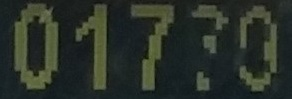
#> input picture machine_a/output/run_new50_20260407_rerun/roi_crops/meter1201_roi.jpg, 292 x 99 px
$ python -i detect_and_send.py   (imports and definitions only)
#> lines starting #> are read from the running program, lines starting #| are printed output that depends on the picture; after the words box and inside, x2 and y2 are one past the last pixel; in counts of white or black regions, pixels touching at a corner belong together
#> further down, picture is the input picture: shape (99, 292, 3); mean B, G, R 40.4, 48.9, 41.5
from __future__ import annotations

import argparse
import socket
import struct
from dataclasses import dataclass
from pathlib import Path
from typing import Optional

import cv2
import numpy as np
from ultralytics import YOLO


SUPPORTED_EXTENSIONS = {".jpg", ".jpeg", ".png", ".bmp", ".tif", ".tiff", ".webp"}
YOLO_ROTATION_RETRY_ANGLES = [10, -10, 20, -20, 30, -30, 45, -45]


@dataclass
class DetectionResult:
    x1: int
    y1: int
    x2: int
    y2: int
    confidence: float
    method: str
    rotation_angle: float = 0.0
    rotated_box: Optional[tuple[int, int, int, int]] = None


# [44 lines left out: functions resolve_yolo_model_path, recvall, recv_message, not called in this run]


def send_message(sock: socket.socket, payload: bytes) -> None:
    sock.sendall(struct.pack("!I", len(payload)) + payload)


# [217 lines left out: functions clamp_box, list_images, detect_roi_yolo, rotate_keep_bounds, _transform_points, map_detection_to_original and 2 more, not called in this run]


def _find_best_horizontal_rect(mask: np.ndarray, image_shape: tuple[int, int, int]) -> Optional[DetectionResult]:
    contours, _ = cv2.findContours(mask, cv2.RETR_EXTERNAL, cv2.CHAIN_APPROX_SIMPLE)
    h, w = image_shape[:2]
    image_area = float(h * w)

    best_score = -1.0
    best_rect: Optional[DetectionResult] = None

    for cnt in contours:
        x, y, bw, bh = cv2.boundingRect(cnt)
        if bh <= 0:
            continue

        aspect = bw / float(bh)
        area = float(bw * bh)

        if aspect <= 2.5:
            continue
        if bw < 0.15 * w:
            continue
        if bh < 0.05 * h:
            continue

        score = area * min(aspect, 8.0)
        if score > best_score:
            best_score = score
            pseudo_conf = min(0.99, area / max(1.0, image_area))
            best_rect = DetectionResult(
                x1=x,
                y1=y,
                x2=x + bw,
                y2=y + bh,
                confidence=float(pseudo_conf),
                method="opencv_fallback",
            )

    return best_rect


def detect_roi_fallback(image_bgr: np.ndarray) -> Optional[DetectionResult]:
    gray = cv2.cvtColor(image_bgr, cv2.COLOR_BGR2GRAY)
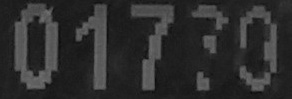
#> gray: shape (99, 292); min 12, max 114, mean 45.7
    blur = cv2.GaussianBlur(gray, (5, 5), 0)

    grad = cv2.morphologyEx(blur, cv2.MORPH_GRADIENT, cv2.getStructuringElement(cv2.MORPH_RECT, (3, 3)))
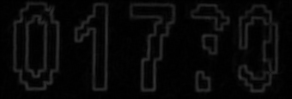
#> grad: shape (99, 292); min 0, max 51, mean 8.4
    _, thresh = cv2.threshold(grad, 0, 255, cv2.THRESH_BINARY + cv2.THRESH_OTSU)
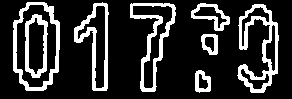
#> thresh: shape (99, 292); 18.9% white; 8 white regions, largest, box (x1, y1, x2, y2) and area: (237, 4, 279, 93) 1279, (130, 3, 176, 92) 991, (13, 2, 60, 91) 948
    thresh = cv2.morphologyEx(
        thresh,
        cv2.MORPH_CLOSE,
        cv2.getStructuringElement(cv2.MORPH_RECT, (7, 3)),
        iterations=2,
    )
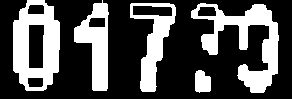
#> thresh: shape (99, 292); 31.7% white; 5 white regions

    best = _find_best_horizontal_rect(thresh, image_bgr.shape)
#> in _find_best_horizontal_rect, `contours, _ = cv2.findContours(mask, cv2.RETR_EXTERNAL, cv2.CHAIN_APPR..`: contours = 5 contours; box (x1, y1, x2, y2) and area: (13, 0, 60, 91) 3456, (191, 3, 279, 93) 2793, (130, 3, 176, 92) 1804, (74, 0, 109, 91) 1677, (195, 70, 211, 93) 272
#> the loop in _find_best_horizontal_rect, `for cnt in contours:` made 5 passes
#> (x, y, bw, bh, aspect, area) on passes 1 to 5: (195, 70, 16, 23, 0.696, 368), (191, 3, 88, 90, 0.978, 7920), (130, 3, 46, 89, 0.517, 4094), (74, 0, 35, 91, 0.385, 3185), (13, 0, 47, 91, 0.516, 4277)
#> after the loop in _find_best_horizontal_rect, `for cnt in contours:`: best_score = -1
    if best is not None:
        return best

    edges = cv2.Canny(blur, 60, 160)
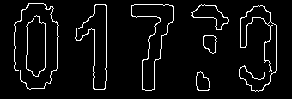
#> edges: shape (99, 292); 5.2% white in thin lines or dots, all inside (x1, y1, x2, y2) = (14, 3, 277, 92)
    edges = cv2.dilate(edges, cv2.getStructuringElement(cv2.MORPH_RECT, (3, 3)), iterations=1)
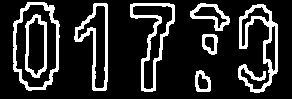
#> edges: shape (99, 292); 16.7% white; 8 white regions
    return _find_best_horizontal_rect(edges, image_bgr.shape)
#> in _find_best_horizontal_rect (call 2), `contours, _ = cv2.findContours(mask, cv2.RETR_EXTERNAL, cv2.CHAIN_APPR..`: contours = 7 contours; box (x1, y1, x2, y2) and area: (13, 2, 60, 91) 3348, (130, 3, 175, 92) 1700, (74, 3, 108, 91) 1524, (238, 4, 278, 93) 1442, (190, 3, 230, 31) 540, (195, 70, 211, 92) 258, (202, 34, 218, 55) 248
#> the loop in _find_best_horizontal_rect (call 2), `for cnt in contours:` made 7 passes
#> (x, y, bw, bh, aspect, area) on passes 1 to 7: (195, 70, 16, 22, 0.727, 352), (202, 34, 16, 21, 0.762, 336), (238, 4, 40, 89, 0.449, 3560), (190, 3, 40, 28, 1.43, 1120), (130, 3, 45, 89, 0.506, 4005), (74, 3, 34, 88, 0.386, 2992), (13, 2, 47, 89, 0.528, 4183)


# [261 lines left out: functions send_roi_and_get_reading, make_visualization, connect_to_server, parse_args, main, not called in this run]


# [2 lines not run here, left out]

>>> import cv2
>>> picture = cv2.imread('output/run_new50_20260407_rerun/roi_crops/meter1201_roi.jpg')
>>> result = detect_roi_fallback(picture)

$ run again, on machine_a/output/run_new50_20260407_rerun/roi_crops/meter1205_roi.jpg
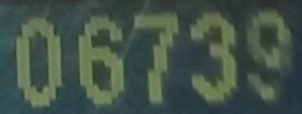
#> input picture machine_a/output/run_new50_20260407_rerun/roi_crops/meter1205_roi.jpg, 302 x 114 px
#> picture is the input picture: shape (114, 302, 3); mean B, G, R 72, 83.4, 67.3
#> in detect_roi_fallback, `thresh = cv2.morphologyEx( thresh, cv2.MORPH_CLOSE, cv2.getStructuring..`:
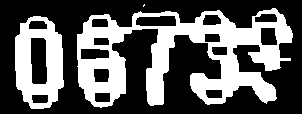
#> thresh: shape (114, 302); 36.6% white; 3 white regions (1 under 20 px)
#> contours = 3 contours, 1 with area under 20; largest, box (x1, y1, x2, y2) and area: (77, 8, 293, 108) 11312, (15, 16, 64, 109) 3620
#> the loop in _find_best_horizontal_rect, `for cnt in contours:` made 3 passes
#> (x, y, bw, bh, aspect, area) on passes 1 to 2: (15, 16, 49, 93, 0.527, 4557), (77, 8, 216, 100, 2.16, 21600)
#> after the loop in _find_best_horizontal_rect, `for cnt in contours:`: best_score = -1
#> in detect_roi_fallback, `edges = cv2.dilate(edges, cv2.getStructuringElement(cv2.MORPH_RECT, (3..`:
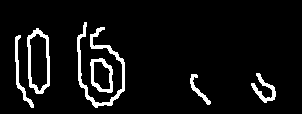
#> edges: shape (114, 302); 6.6% white; 6 white regions
#> contours = 6 contours; box (x1, y1, x2, y2) and area: (27, 28, 50, 94) 1178, (90, 58, 113, 93) 602, (77, 22, 125, 108) 562, (251, 73, 276, 103) 193, (15, 35, 34, 108) 192, (190, 74, 211, 105) 120
#> the loop in _find_best_horizontal_rect (call 2), `for cnt in contours:` made 6 passes
#> (x, y, bw, bh, aspect, area) on passes 1 to 6: (190, 74, 21, 31, 0.677, 651), (251, 73, 25, 30, 0.833, 750), (90, 58, 23, 35, 0.657, 805), (15, 35, 19, 73, 0.26, 1387), (27, 28, 23, 66, 0.348, 1518), (77, 22, 48, 86, 0.558, 4128)
